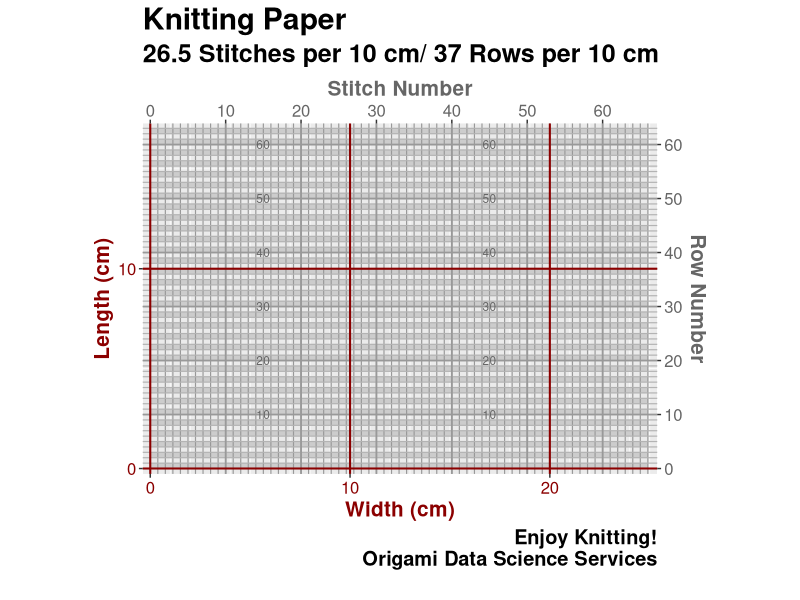

Here is the R script that generated this plot:
## ---- chunk 1
# R packages needed
packages <- c("ggplot2", "dplyr", "tibble", "grid", "gtable", "tidyr")

# Install packages not yet installed
installed_packages <- packages %in% rownames(installed.packages())
if (any(installed_packages == FALSE)) {
  install.packages(packages[!installed_packages])
}

# Loading packages
invisible(lapply(packages, library, character.only = TRUE))
## ---- chunk 2
#| fig-align: center
#| fig-width: 8
#| fig-height: 6
#| fig-cap: Knitting paper based on knitting tension results
#
no_of_stitches_per_10_cm <- 26.5
no_of_rows_per_10_cm <- 37

# size of the output
size_x_cm <- 25
size_y_cm <- 17

output_cm <- tibble(x = c(0, size_x_cm), y = c(0, size_y_cm))

# size of a single stitch in x and y direction
delta_x <- 10 / no_of_stitches_per_10_cm
delta_y <- 10 / no_of_rows_per_10_cm

total_no_of_stitches <- round(size_x_cm / delta_x)
total_no_of_rows <- round(size_y_cm / delta_y)

#  grid defined by stitch size
lines_v <- tibble(x = (0:total_no_of_stitches) * delta_x)
lines_h <- tibble(y = (0:total_no_of_rows) * delta_y)

#  support grid for 10x10 cm
lines_v_dm <- tibble(x = seq(0, size_x_cm, by = 10))
lines_h_dm <- tibble(y = seq(0, size_y_cm, by = 10))

#  support grid for 10x10 stitches and lables
lines_h_10_stitches <- tibble(
  x = (1:floor(total_no_of_stitches / 10)) * 10 * delta_x
)
lines_v_10_stitches <- tibble(
  y = (1:floor(total_no_of_rows / 10)) * 10 * delta_y
)

lines_v_10_stitches_labels <- lines_v_10_stitches %>%
  mutate(
    label = round(y / delta_y)
  ) %>%
  crossing(tibble(x = seq(15, total_no_of_stitches, by = 30) * delta_x))


# tibble for alternating rows
alternating_rows <- tibble(
  ymin = (seq(0, total_no_of_rows, by = 2)) * delta_y,
  ymax = ymin + delta_y,
  xmin = 0,
  xmax = delta_x * total_no_of_stitches
)

# knitting paper plot
output_cm %>%
  ggplot(aes(x = x, y = y)) +
  geom_blank() +

  geom_rect(
    data = alternating_rows,
    aes(xmin = xmin, xmax = xmax, ymin = ymin, ymax = ymax),
    fill = "grey80",
    color = NA,
    inherit.aes = FALSE
  ) +

  geom_vline(
    data = lines_v,
    aes(xintercept = x),
    color = "grey60",
    linewidth = 0.4
  ) +
  geom_hline(
    data = lines_h,
    aes(yintercept = y),
    color = "grey70",
    linewidth = 0.4
  ) +

  geom_vline(
    data = lines_h_10_stitches,
    aes(xintercept = x),
    color = "grey60",
    linewidth = 0.6
  ) +
  geom_hline(
    data = lines_v_10_stitches,
    aes(yintercept = y),
    color = "grey60",
    linewidth = 0.6
  ) +

  geom_vline(
    data = lines_v_dm,
    aes(xintercept = x),
    color = "darkred",
    linewidth = 0.7
  ) +
  geom_hline(
    data = lines_h_dm,
    aes(yintercept = y),
    color = "darkred",
    linewidth = 0.7
  ) +

  geom_text(
    data = lines_v_10_stitches_labels,
    aes(x = x, y = y, label = label),
    col = "grey40",
    inherit.aes = FALSE,
    hjust = 0.5,
    vjust = 0.5,
    size = 3
  ) +

  coord_fixed(xlim = c(0, size_x_cm), ylim = c(0, size_y_cm), ratio = 1) +

  scale_x_continuous(
    name = "Width (cm)",
    breaks = lines_v_dm$x,
    minor_breaks = seq(0, size_x_cm, by = 1),
    labels = round(lines_v_dm$x),
    expand = expansion(add = 1 * delta_x),
    sec.axis = sec_axis(
      ~ . / delta_x,
      name = "Stitch Number",
      breaks = seq(
        0,
        total_no_of_stitches,
        by = 10 * floor(floor(total_no_of_stitches / 10) / 4)
      )
    )
  ) +

  scale_y_continuous(
    name = "Length (cm)",
    breaks = lines_h_dm$y,
    labels = round(lines_h_dm$y),
    expand = expansion(add = 1 * delta_y),
    sec.axis = sec_axis(
      ~ . / delta_y,
      name = "Row Number",
      breaks = seq(
        0,
        total_no_of_rows,
        by = 10 * floor(floor(total_no_of_rows / 10) / 4)
      )
    )
  ) +

  labs(
    title = "Knitting Paper",
    subtitle = paste(
      no_of_stitches_per_10_cm,
      "Stitches per 10 cm/",
      no_of_rows_per_10_cm,
      "Rows per 10 cm"
    ),
    caption = "Enjoy Knitting!\n Origami Data Science Services\n"
  ) +
  theme(
    title = element_text(size = 18, face = 'bold'),

    axis.title.x = element_text(color = "darkred", size = 15),
    axis.title.y = element_text(color = "darkred", size = 15),
    axis.title.x.top = element_text(color = "grey40", size = 15),
    axis.title.y.right = element_text(color = "grey40", size = 15),

    axis.text.x = element_text(color = "darkred", size = 12),
    axis.text.y = element_text(color = "darkred", size = 12),
    axis.text.x.top = element_text(color = "grey40", size = 12),
    axis.text.y.right = element_text(color = "grey40", size = 12),
  ) -> plot_knitting_pattern

# Plot of knitting paper

plot_knitting_pattern

#
## Print knitting pattern to a pdf file
## Sizes of the pdf file correspond to a 1:1 scale with regard to size_x_cm and size_y_cm
#
# g <- ggplotGrob(plot_knitting_pattern)
## Identify panel
# panel_index <- g$layout$name == "panel"
#
## fix the size of the plot
# g$widths[g$layout$l[panel_index]] <- unit(size_x_cm, "cm")
# g$heights[g$layout$t[panel_index]] <- unit(size_y_cm, "cm")
# total_width  <- sum(g$widths)
# total_height <- sum(g$heights)
#
## pfd with knitting pattern
## BE AWARE OF UNUSUAL PAPER SIZES!
#
## ggsave("knitting_paper_1_to_1.pdf",
#       plot = g,
#       width = convertWidth(total_width, "cm", valueOnly = TRUE),
#       height = convertHeight(total_height, "cm", valueOnly = TRUE),
#       units = "cm",
#       device = "pdf")
